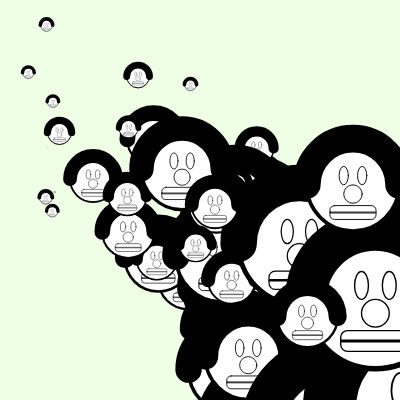
Frame 1 (no input)
Frame 60 (no input): identical to frame 1, image omitted
Frame 120 (the mouse pressed at the canvas centre since frame 60): identical to frame 1, image omitted

The p5.js sketch that drew this single still picture (run headless with seeded random() and noise() and a simulated clock; from frame 60 on, the mouse is pressed at the canvas centre):

// p5.js sketch
// ── sketch.js
var centerX = 0;
var centerY = 0;
var scaling = 3;

function setup() {
  createCanvas(400, 400);
  centerX = width / 2;
  centerY = height / 2;
  
  background(color('hsb(100, 10%, 100%)'));
  
  for(var i = 0; i < 100; i++){
    multiDrawing(random(width/2),random(height/2), random(0.0,2.0));
  }
}

function draw() {
  
  
  
  
  

}

function multiDrawing(posX, posY, scales){
  push();
  fill(255)
  strokeWeight(1);
  translate(posX, posY);
  scale(scales);
  //face
  ellipse(centerX, centerY, 100, 100);
  //nose
  ellipse(centerX, centerY + 10, 20, 20);
  //eyse
  ellipse(centerX - 10, centerY - 10, 10, 20);
  ellipse(centerX + 10, centerY - 10, 10, 20);
  rectMode(CENTER);
  rect(centerX, centerY + 30, 50, 15, 5);
  rect(centerX, centerY + 30, 50, 1, 1);

  noFill();
  strokeWeight(4);
  arc(centerX, centerY, 100, 100, 0, PI)
  strokeWeight(30);
  arc(centerX, centerY, 100, 100, PI, TWO_PI)
  pop();
}
